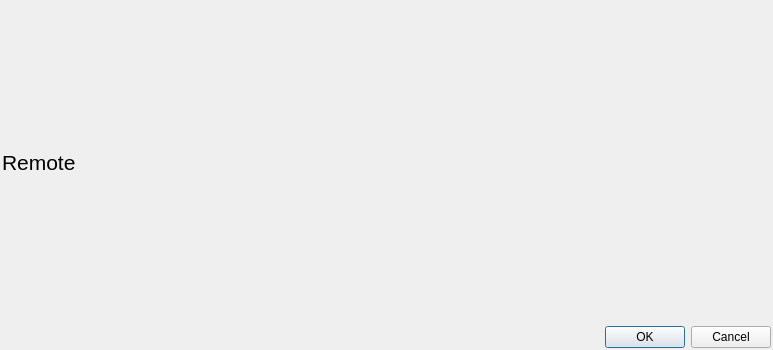
<?xml version="1.0" encoding="UTF-8"?>
<ui version="4.0">
 <class>w_RemoteEditor</class>
 <widget class="QDialog" name="w_RemoteEditor">
  <property name="geometry">
   <rect>
    <x>0</x>
    <y>0</y>
    <width>773</width>
    <height>350</height>
   </rect>
  </property>
  <property name="windowTitle">
   <string>Dialog</string>
  </property>
  <layout class="QVBoxLayout" name="verticalLayout" stretch="0,1,0">
   <property name="leftMargin">
    <number>2</number>
   </property>
   <property name="topMargin">
    <number>5</number>
   </property>
   <property name="rightMargin">
    <number>2</number>
   </property>
   <property name="bottomMargin">
    <number>2</number>
   </property>
   <item>
    <widget class="QLabel" name="remote_label">
     <property name="font">
      <font>
       <pointsize>16</pointsize>
       <weight>50</weight>
       <italic>false</italic>
       <bold>false</bold>
      </font>
     </property>
     <property name="text">
      <string>Remote</string>
     </property>
    </widget>
   </item>
   <item>
    <layout class="QHBoxLayout" name="horizontalLayout_4" stretch="1,1">
     <item>
      <layout class="QVBoxLayout" name="leftLayout"/>
     </item>
     <item>
      <layout class="QVBoxLayout" name="rightLayout">
       <property name="spacing">
        <number>2</number>
       </property>
      </layout>
     </item>
    </layout>
   </item>
   <item>
    <widget class="QDialogButtonBox" name="buttonBox">
     <property name="orientation">
      <enum>Qt::Horizontal</enum>
     </property>
     <property name="standardButtons">
      <set>QDialogButtonBox::Cancel|QDialogButtonBox::Ok</set>
     </property>
    </widget>
   </item>
  </layout>
 </widget>
 <resources/>
 <connections>
  <connection>
   <sender>buttonBox</sender>
   <signal>rejected()</signal>
   <receiver>w_RemoteEditor</receiver>
   <slot>reject()</slot>
   <hints>
    <hint type="sourcelabel">
     <x>316</x>
     <y>260</y>
    </hint>
    <hint type="destinationlabel">
     <x>286</x>
     <y>274</y>
    </hint>
   </hints>
  </connection>
 </connections>
</ui>
